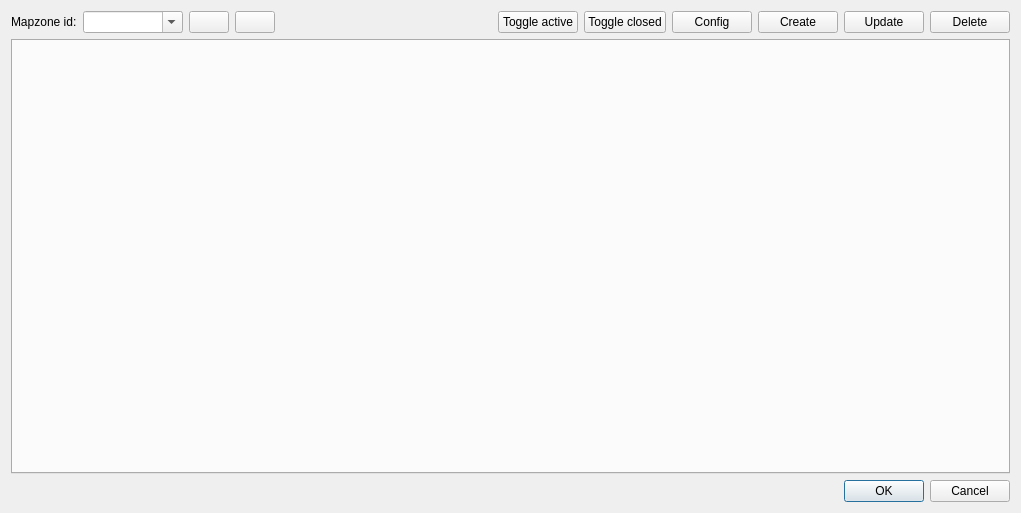
<?xml version="1.0" encoding="UTF-8"?>
<ui version="4.0">
 <class>dlg_netscenario</class>
 <widget class="QDialog" name="dlg_netscenario">
  <property name="geometry">
   <rect>
    <x>0</x>
    <y>0</y>
    <width>1021</width>
    <height>513</height>
   </rect>
  </property>
  <property name="windowTitle">
   <string>Dialog</string>
  </property>
  <layout class="QGridLayout" name="gridLayout">
   <item row="1" column="0">
    <widget class="QTabWidget" name="main_tab">
     <property name="currentIndex">
      <number>-1</number>
     </property>
    </widget>
   </item>
   <item row="0" column="0">
    <layout class="QGridLayout" name="gridLayout_2">
     <item row="0" column="1">
      <widget class="QComboBox" name="cmb_feature_id">
       <property name="sizePolicy">
        <sizepolicy hsizetype="Fixed" vsizetype="Fixed">
         <horstretch>100</horstretch>
         <verstretch>0</verstretch>
        </sizepolicy>
       </property>
       <property name="minimumSize">
        <size>
         <width>100</width>
         <height>0</height>
        </size>
       </property>
       <property name="editable">
        <bool>true</bool>
       </property>
      </widget>
     </item>
     <item row="0" column="2">
      <widget class="QPushButton" name="btn_insert">
       <property name="sizePolicy">
        <sizepolicy hsizetype="Fixed" vsizetype="Fixed">
         <horstretch>0</horstretch>
         <verstretch>0</verstretch>
        </sizepolicy>
       </property>
       <property name="text">
        <string/>
       </property>
      </widget>
     </item>
     <item row="0" column="10">
      <widget class="QPushButton" name="btn_delete">
       <property name="text">
        <string>Delete</string>
       </property>
      </widget>
     </item>
     <item row="0" column="6">
      <widget class="QPushButton" name="btn_toggle_closed">
       <property name="sizePolicy">
        <sizepolicy hsizetype="Minimum" vsizetype="Fixed">
         <horstretch>0</horstretch>
         <verstretch>0</verstretch>
        </sizepolicy>
       </property>
       <property name="text">
        <string>Toggle closed</string>
       </property>
      </widget>
     </item>
     <item row="0" column="5">
      <widget class="QPushButton" name="btn_toggle_active">
       <property name="sizePolicy">
        <sizepolicy hsizetype="Minimum" vsizetype="Fixed">
         <horstretch>0</horstretch>
         <verstretch>0</verstretch>
        </sizepolicy>
       </property>
       <property name="text">
        <string>Toggle active</string>
       </property>
      </widget>
     </item>
     <item row="0" column="9">
      <widget class="QPushButton" name="btn_update">
       <property name="text">
        <string>Update</string>
       </property>
      </widget>
     </item>
     <item row="0" column="3">
      <widget class="QPushButton" name="btn_snapping">
       <property name="sizePolicy">
        <sizepolicy hsizetype="Fixed" vsizetype="Fixed">
         <horstretch>0</horstretch>
         <verstretch>0</verstretch>
        </sizepolicy>
       </property>
       <property name="text">
        <string/>
       </property>
      </widget>
     </item>
     <item row="0" column="4">
      <spacer name="horizontalSpacer">
       <property name="orientation">
        <enum>Qt::Horizontal</enum>
       </property>
       <property name="sizeHint" stdset="0">
        <size>
         <width>40</width>
         <height>20</height>
        </size>
       </property>
      </spacer>
     </item>
     <item row="0" column="8">
      <widget class="QPushButton" name="btn_create">
       <property name="text">
        <string>Create</string>
       </property>
      </widget>
     </item>
     <item row="0" column="7">
      <widget class="QPushButton" name="btn_config">
       <property name="text">
        <string>Config</string>
       </property>
      </widget>
     </item>
     <item row="0" column="0">
      <widget class="QLabel" name="lbl_mapzone_id">
       <property name="sizePolicy">
        <sizepolicy hsizetype="Fixed" vsizetype="Preferred">
         <horstretch>0</horstretch>
         <verstretch>0</verstretch>
        </sizepolicy>
       </property>
       <property name="text">
        <string>Mapzone id:</string>
       </property>
      </widget>
     </item>
    </layout>
   </item>
   <item row="3" column="0">
    <layout class="QGridLayout" name="lyt_buttons">
     <property name="topMargin">
      <number>0</number>
     </property>
     <item row="0" column="0">
      <widget class="QDialogButtonBox" name="buttonBox">
       <property name="orientation">
        <enum>Qt::Horizontal</enum>
       </property>
       <property name="standardButtons">
        <set>QDialogButtonBox::Cancel|QDialogButtonBox::Ok</set>
       </property>
      </widget>
     </item>
    </layout>
   </item>
  </layout>
 </widget>
 <tabstops>
  <tabstop>cmb_feature_id</tabstop>
  <tabstop>btn_insert</tabstop>
  <tabstop>btn_snapping</tabstop>
  <tabstop>btn_toggle_active</tabstop>
  <tabstop>btn_toggle_closed</tabstop>
  <tabstop>btn_config</tabstop>
  <tabstop>btn_create</tabstop>
  <tabstop>btn_update</tabstop>
  <tabstop>btn_delete</tabstop>
  <tabstop>main_tab</tabstop>
 </tabstops>
 <resources/>
 <connections>
  <connection>
   <sender>buttonBox</sender>
   <signal>accepted()</signal>
   <receiver>dlg_netscenario</receiver>
   <slot>accept()</slot>
   <hints>
    <hint type="sourcelabel">
     <x>248</x>
     <y>254</y>
    </hint>
    <hint type="destinationlabel">
     <x>157</x>
     <y>274</y>
    </hint>
   </hints>
  </connection>
  <connection>
   <sender>buttonBox</sender>
   <signal>rejected()</signal>
   <receiver>dlg_netscenario</receiver>
   <slot>reject()</slot>
   <hints>
    <hint type="sourcelabel">
     <x>316</x>
     <y>260</y>
    </hint>
    <hint type="destinationlabel">
     <x>286</x>
     <y>274</y>
    </hint>
   </hints>
  </connection>
 </connections>
</ui>
